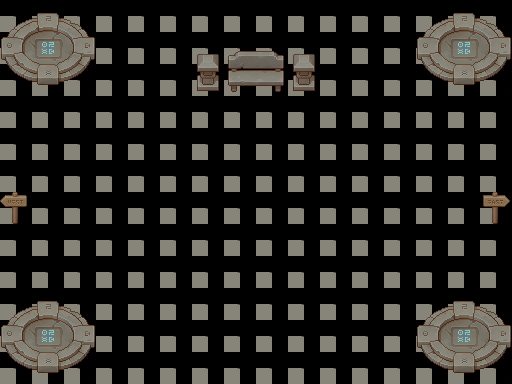

Rendered tile map (Tiled .tmx) drawn with the repository's tilesets; below, a short description and the full map source, tile grids included:
An orthogonal 16x12 tile map with 32x32 px tiles, 4 tile layers (Capa de patrones 2, Capa de patrones 1, Capa de patrones 3, Capa de patrones 4), 2 tilesets.

<map version="1.10" tiledversion="1.10.1" orientation="orthogonal" renderorder="right-down" width="16" height="12" tilewidth="32" tileheight="32" infinite="0" nextlayerid="7" nextobjectid="1">
 <tileset firstgid="1" source="TX Props.tsx" />
 <tileset firstgid="257" source="TX Tileset Stone Ground.tsx" />
 <layer id="2" name="Capa de patrones 2" width="16" height="12">
  <data encoding="csv">
266,266,266,266,266,266,266,266,266,266,266,266,266,266,266,266,
266,266,266,266,266,266,266,266,266,266,266,266,266,266,266,266,
266,266,266,266,266,266,266,266,266,266,266,266,266,266,266,266,
266,266,266,266,266,266,266,266,266,266,266,266,266,266,266,266,
266,266,266,266,266,266,266,266,266,266,266,266,266,266,266,266,
266,266,266,266,266,266,266,266,266,266,266,266,266,266,266,266,
266,266,266,266,266,266,266,266,266,266,266,266,266,266,266,266,
266,266,266,266,266,266,266,266,266,266,266,266,266,266,266,266,
266,266,266,266,266,266,266,266,266,266,266,266,266,266,266,266,
266,266,266,266,266,266,266,266,266,266,266,266,266,266,266,266,
266,266,266,266,266,266,266,266,266,266,266,266,266,266,266,266,
266,266,266,266,266,266,266,266,266,266,266,266,266,266,266,266
</data>
 </layer>
 <layer id="1" name="Capa de patrones 1" width="16" height="12">
  <data encoding="csv">
140,141,142,0,0,0,0,0,0,0,0,0,0,140,141,142,
156,157,158,0,0,0,0,0,0,0,0,0,0,156,157,158,
172,173,174,0,0,0,0,0,0,0,0,0,0,172,173,174,
0,0,0,0,0,0,0,0,0,0,0,0,0,0,0,0,
0,0,0,0,0,0,0,0,0,0,0,0,0,0,0,0,
0,0,0,0,0,0,0,0,0,0,0,0,0,0,0,0,
0,0,0,0,0,0,0,0,0,0,0,0,0,0,0,0,
0,0,0,0,0,0,0,0,0,0,0,0,0,0,0,0,
0,0,0,0,0,0,0,0,0,0,0,0,0,0,0,0,
140,141,142,0,0,0,0,0,0,0,0,0,0,140,141,142,
156,157,158,0,0,0,0,0,0,0,0,0,0,156,157,158,
172,173,174,0,0,0,0,0,0,0,0,0,0,172,173,174
</data>
 </layer>
 <layer id="4" name="Capa de patrones 3" width="16" height="12">
  <data encoding="csv">
0,0,0,0,0,0,0,0,0,0,0,0,0,0,0,0,
0,0,0,0,0,0,63,10,11,63,0,0,0,0,0,0,
0,0,0,0,0,0,79,26,27,79,0,0,0,0,0,0,
0,0,0,0,0,0,0,0,0,0,0,0,0,0,0,0,
0,0,0,0,0,0,0,0,0,0,0,0,0,0,0,0,
0,0,0,0,0,0,0,0,0,0,0,0,0,0,0,0,
116,0,0,0,0,0,0,0,0,0,0,0,0,0,0,84,
0,0,0,0,0,0,0,0,0,0,0,0,0,0,0,0,
0,0,0,0,0,0,0,0,0,0,0,0,0,0,0,0,
0,0,0,0,0,0,0,0,0,0,0,0,0,0,0,0,
0,0,0,0,0,0,0,0,0,0,0,0,0,0,0,0,
0,0,0,0,0,0,0,0,0,0,0,0,0,0,0,0
</data>
 </layer>
 <layer id="6" name="Capa de patrones 4" width="16" height="12">
  <data encoding="csv">
0,0,0,0,0,0,0,0,0,0,0,0,0,0,0,0,
0,139,0,0,0,0,0,0,0,0,0,0,0,0,139,0,
0,0,0,0,0,0,0,0,0,0,0,0,0,0,0,0,
0,0,0,0,0,0,0,0,0,0,0,0,0,0,0,0,
0,0,0,0,0,0,0,0,0,0,0,0,0,0,0,0,
0,0,0,0,0,0,0,0,0,0,0,0,0,0,0,0,
0,0,0,0,0,0,0,0,0,0,0,0,0,0,0,0,
0,0,0,0,0,0,0,0,0,0,0,0,0,0,0,0,
0,0,0,0,0,0,0,0,0,0,0,0,0,0,0,0,
0,0,0,0,0,0,0,0,0,0,0,0,0,0,0,0,
0,139,0,0,0,0,0,0,0,0,0,0,0,0,139,0,
0,0,0,0,0,0,0,0,0,0,0,0,0,0,0,0
</data>
 </layer>
</map>
